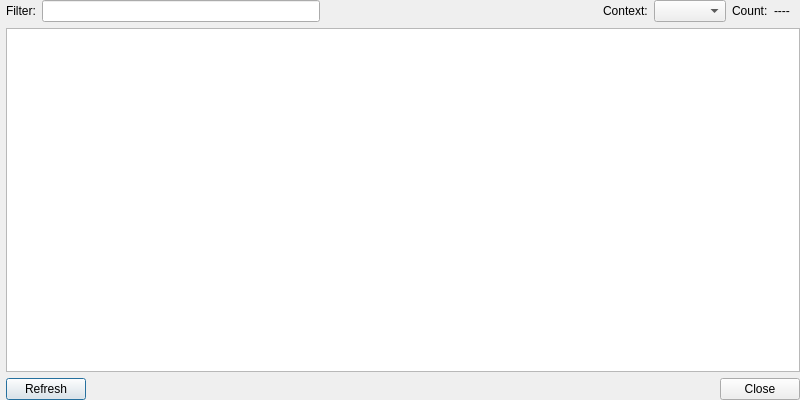
<?xml version="1.0" encoding="UTF-8"?>
<ui version="4.0">
 <class>FindAll</class>
 <widget class="QDialog" name="FindAll">
  <property name="geometry">
   <rect>
    <x>0</x>
    <y>0</y>
    <width>800</width>
    <height>400</height>
   </rect>
  </property>
  <property name="windowTitle">
   <string>Find All Results</string>
  </property>
  <layout class="QVBoxLayout" name="verticalLayout">
   <property name="leftMargin">
    <number>6</number>
   </property>
   <property name="topMargin">
    <number>0</number>
   </property>
   <property name="rightMargin">
    <number>0</number>
   </property>
   <property name="bottomMargin">
    <number>0</number>
   </property>
   <item>
    <layout class="QHBoxLayout" name="horizontalLayout" stretch="0,0">
     <item>
      <widget class="QLabel" name="label">
       <property name="toolTip">
        <string>List only the table rows which contain the text you enter.</string>
       </property>
       <property name="text">
        <string>Filter:</string>
       </property>
      </widget>
     </item>
     <item>
      <widget class="QLineEdit" name="leFilter"/>
     </item>
     <item>
      <spacer name="horizontalSpacer1">
       <property name="orientation">
        <enum>Qt::Horizontal</enum>
       </property>
       <property name="sizeHint" stdset="0">
        <size>
         <width>20</width>
         <height>10</height>
        </size>
       </property>
      </spacer>
     </item>
     <item>
      <widget class="QLabel" name="ctxlbl">
       <property name="toolTip">
        <string>Select the amount of context before and after the match in characters</string>
       </property>
       <property name="text">
        <string>Context:</string>
       </property>
      </widget>
     </item>
     <item>
      <widget class="QComboBox" name="amtcb">
       <property name="sizePolicy">
        <sizepolicy hsizetype="Fixed" vsizetype="Fixed">
         <horstretch>0</horstretch>
         <verstretch>0</verstretch>
        </sizepolicy>
       </property>
       <property name="editable">
        <bool>false</bool>
       </property>
      </widget>
     </item>
     <item>
      <widget class="QLabel" name="cntlbl">
       <property name="text">
        <string>Count:</string>
       </property>
      </widget>
     </item>
     <item>
      <widget class="QLabel" name="cntamt">
       <property name="toolTip">
        <string>Total Number of Matches</string>
       </property>
       <property name="text">
        <string>----   </string>
       </property>
      </widget>
     </item>
    </layout>
   </item>
   <item>
    <widget class="QTreeView" name="findallTree">
     <property name="sizePolicy">
      <sizepolicy hsizetype="Expanding" vsizetype="Expanding">
       <horstretch>0</horstretch>
       <verstretch>0</verstretch>
      </sizepolicy>
     </property>
     <property name="showDropIndicator" stdset="0">
      <bool>false</bool>
     </property>
     <property name="alternatingRowColors">
      <bool>true</bool>
     </property>
     <property name="selectionMode">
      <enum>QAbstractItemView::ExtendedSelection</enum>
     </property>
     <property name="uniformRowHeights">
      <bool>true</bool>
     </property>
     <property name="sortingEnabled">
      <bool>false</bool>
     </property>
    </widget>
   </item>
   <item>
    <layout class="QHBoxLayout" name="horizontalLayout_2">
     <item>
      <widget class="QPushButton" name="Refresh">
       <property name="toolTip">
        <string>Perform the Find All again and rebuild the table</string>.
       </property>
       <property name="text">
        <string>Refresh</string>
       </property>
      </widget>
     </item>
     <item>
      <spacer name="horizontalSpacer_2">
       <property name="orientation">
        <enum>Qt::Horizontal</enum>
       </property>
       <property name="sizeHint" stdset="0">
        <size>
         <width>40</width>
         <height>20</height>
        </size>
       </property>
      </spacer>
     </item>
     <item>
      <widget class="QDialogButtonBox" name="buttonBox">
       <property name="standardButtons">
        <set>QDialogButtonBox::Close</set>
       </property>
      </widget>
     </item>
    </layout>
   </item>
  </layout>
 </widget>
 <resources/>
 <connections/>
</ui>
